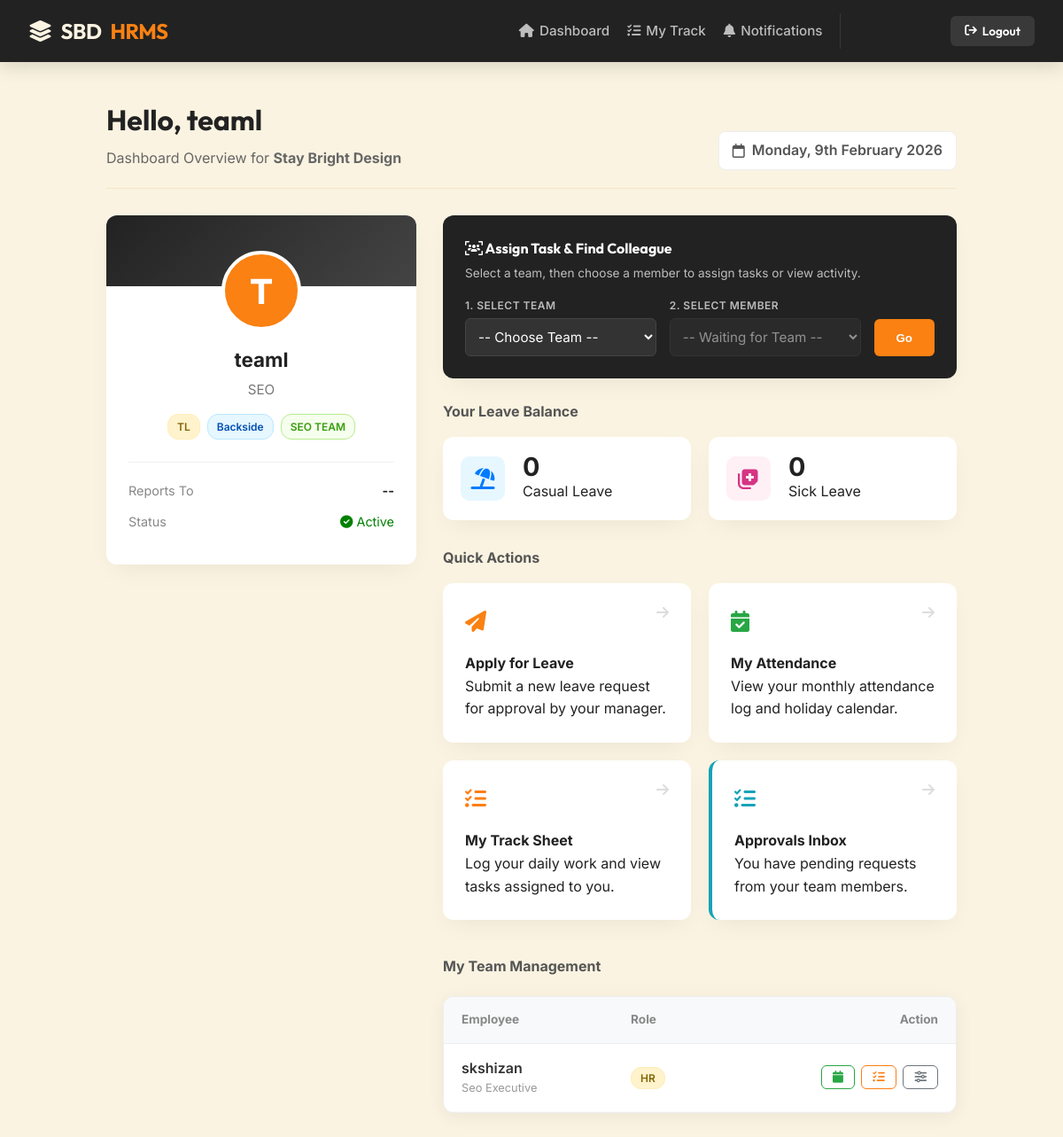
/ (signed in), run on an earlier commit of the app's database.
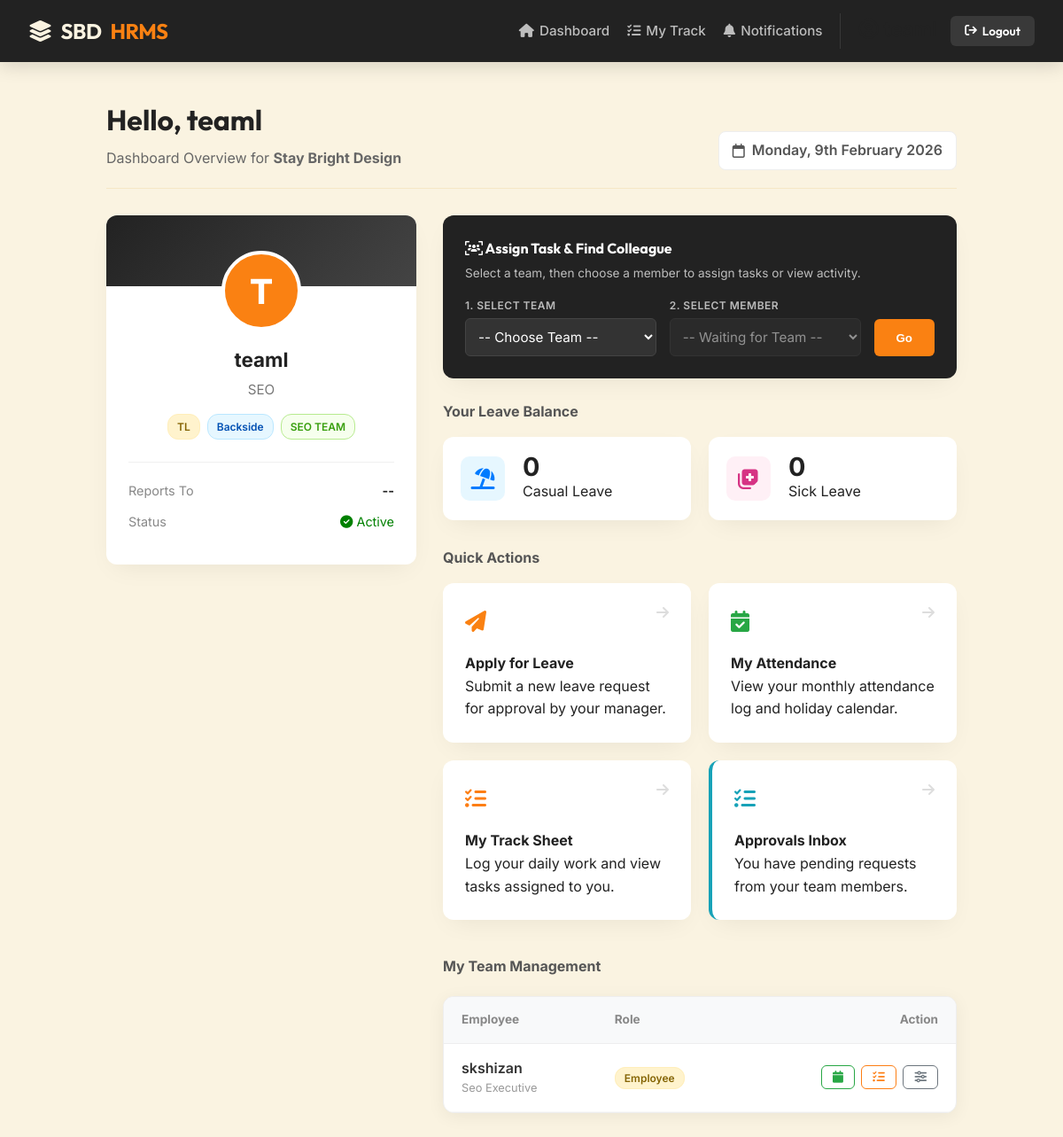
And on a later commit of the database.
### accounts/models.py (models this page shows, shortened)
class User(AbstractUser):
    SECTION_CHOICES = (
        ('Frontside', 'Frontside'),
        ('Backside', 'Backside'),
        ('Management', 'Management'),
    )
    ROLE_CHOICES = (
        ('Director', 'Director'),
        ('Manager', 'Manager'),
        ('TL', 'Team Leader'),
        ('Employee', 'Employee'),
        ('HR', 'HR'),
    )
    company = models.ForeignKey(Company, on_delete=models.CASCADE, null=True, blank=True)
    team = models.ForeignKey(Team, on_delete=models.SET_NULL, null=True, blank=True, related_name='members')
    section = models.CharField(max_length=20, choices=SECTION_CHOICES, null=True, blank=True)
    role = models.CharField(max_length=20, choices=ROLE_CHOICES, default='Employee')
    designation = models.CharField(max_length=100, null=True, blank=True)
    monthly_salary = models.DecimalField(max_digits=10, decimal_places=2, default=0.00)
    esi_percentage = models.DecimalField(max_digits=5, decimal_places=2, default=0.75, help_text="Percentage (e.g., 0.75)")
    professional_tax = models.DecimalField(max_digits=10, decimal_places=2, default=0.00, help_text="Fixed Amount (e.g., 120)")
    otp = models.CharField(max_length=6, null=True, blank=True)
    is_approved = models.BooleanField(default=False)
    reports_to = models.ForeignKey('self', on_delete=models.SET_NULL, null=True, blank=True, related_name='subordinates')

### dashboard/views.py (the view)
# urls.py: path('', dash_views.dashboard, name='dashboard'), # Root URL
@login_required
def dashboard(request):
    user = request.user
    if not user.is_approved:
        return render(request, 'dashboard/pending.html')
    if user.role == 'HR':
        return redirect('hr_dashboard')
    else:
        my_team_members = User.objects.none()
        if user.role in ['Manager', 'TL']:
            my_team_members = User.objects.filter(
                Q(reports_to=user) | Q(team=user.team)
            ).filter(is_approved=True).exclude(id=user.id).distinct()
        teams = Team.objects.filter(company=user.company)
        all_colleagues = User.objects.filter(
            company=user.company,
            is_approved=True
        ).exclude(id=user.id).select_related('team')
        tasks_i_assigned = TaskItem.objects.filter(
            assigned_by=user,
            sender_archived=False
        ).select_related('track_sheet', 'track_sheet__user').order_by('-track_sheet__date')[:10]
        return render(request, 'dashboard/employee_dashboard.html', {
            'my_team_members': my_team_members,
            'teams': teams,
            'all_colleagues': all_colleagues,
            'tasks_i_assigned': tasks_i_assigned
        })

### templates/dashboard/employee_dashboard.html (shortened to what the changed rows need)
{% extends 'base.html' %}
{% block content %}
<div class="welcome-banner">
    <div class="welcome-text">
        <h2>Hello, {{ user.username }}</h2>
    </div>
</div>
<div class="dashboard-container">
    <div class="right-content">
        {% if my_team_members %}
            <div class="team-manage-card">
                <table class="team-table">
                    <thead>
                        <tr>
                            <th>Employee</th>
                            <th>Role</th>
                            <th style="text-align: right;">Action</th>
                        </tr>
                    </thead>
                    <tbody>
                        {% for member in my_team_members %}
                            <tr>
                                <td>
                                    <div style="font-weight: 600; color: #333;">{{ member.username }}</div>
                                    <div style="font-size: 0.8rem; color: #999;">{{ member.designation }}</div>
                                </td>
                                <td>
                                    <span class="pill pill-role">
                                        {{ member.role }}
                                    </span>
                                </td>
                                <td style="text-align: right;">
                                    <a href="{% url 'view_attendance' member.id %}" style="text-decoration:none;" title="Calendar">
                                        <button class="btn-view-cal"><i class="fa-solid fa-calendar"></i></button>
                                    </a>
                                    <a href="{% url 'track_sheet' member.id %}" style="text-decoration:none;" title="Track Sheet">
                                        <button class="btn-view-track"><i class="fa-solid fa-list-check"></i></button>
                                    </a>
                                    <a href="{% url 'manage_quota' member.id %}" style="text-decoration:none;" title="Manage Quota">
                                        <button class="btn-view-quota"><i class="fa-solid fa-sliders"></i></button>
                                    </a>
                                </td>
                            </tr>
                        {% endfor %}
                    </tbody>
                </table>
            </div>
        {% endif %}
    </div>
</div>
{% endblock %}

What changed in the data, as far as the page shows it:
changed User "skshizan": role "HR" → "Employee"
